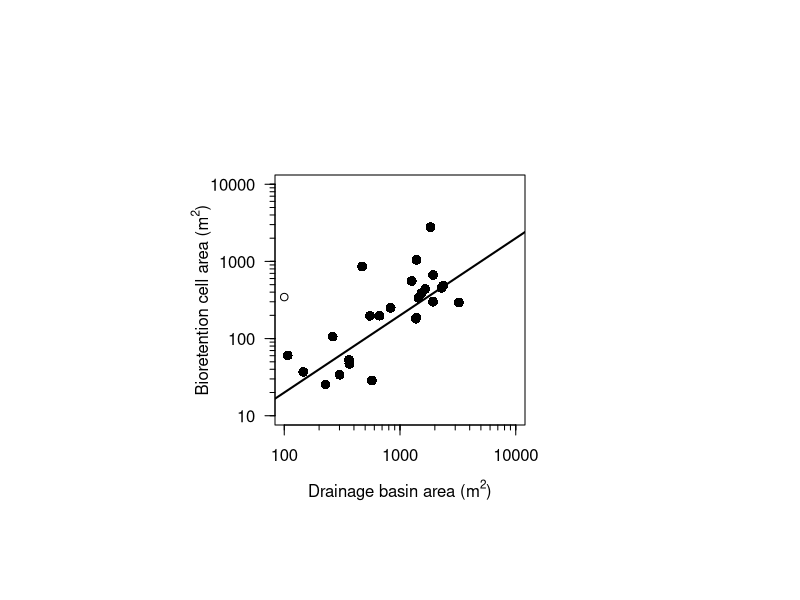

R code for this plot: (Note: this script raises an error after producing the figure.)
## ---- chunk 1
knitr::opts_chunk$set(echo = TRUE)

logaxis = function(minlog,maxlog,side){
  pow <- seq(minlog,maxlog,by=1)
  ticksat <- as.vector(sapply(pow, function(p) (1:10)*10^p))
  axis(side, 10^pow,las=1)
  axis(side, ticksat, labels=NA, tcl=-0.25, lwd=0, lwd.ticks=1)
}

library(lme4)
## ---- chunk 2
soilchem <- read.csv(file="soil_metal_NEW.csv")
soilchem$Cell_no <- factor(soilchem$Cell_no)
summary(soilchem)

#Outliers
soilchem[soilchem$Sample=="30a",'Zn'] <- NA
soilchem[soilchem$Sample=="12a",'Cu'] <- NA

cell <- read.csv(file="cell_data_NEW.csv")
cell$Location_name <- as.character(cell$Location_name)
summary(cell)

#Merge both datasets
fullsoil <- merge(soilchem,cell[,c(2:10)],by="Cell_no")
summary(fullsoil)

## ---- chunk 3
par(pin=c(2.5,2.5))
plot(Cell_area~Drain_area,data=cell,log="xy",ylim=c(10,10000),xlim=c(100,10000),xaxt="n",yaxt="n",
     xlab=expression("Drainage basin area (m"^2*")"),ylab=expression("Bioretention cell area (m"^2*")"),
     pch=16,cex=1.3)
logaxis(2,4,1)
logaxis(1,4,2)
abline(log10(1/5),1,lwd=2) #Ideal size of cell 1/5 the size of drain area
points(100,345,pch=21,cex=1) #Cell with no drainage area
#dev.copy(pdf,'cellsize.pdf')
#dev.off()
## ---- chunk 4
fullsoil$offAge <- ifelse(fullsoil$Depth=="0 to 10",fullsoil$Age+0.1,fullsoil$Age-0.1)
Cumod <- lmer(log10(Cu)~Age*Depth+log10(OM)+(1|Cell_no),data=fullsoil,REML=F)
Pbmod <- lmer(log10(Pb)~Age+Depth+log10(OM)+log10(OM):Age+(1|Cell_no),data=fullsoil,REML=F)
Znmod <- lmer(log10(Zn)~Age+Depth+log10(OM)+(1|Cell_no),data=fullsoil,REML=F)

xAge <- seq(0,7,length=50)
yCudep <- predict(Cumod,newdata=list(Age=xAge,Depth=rep("10 to 20",length(xAge)),
                                     OM=rep(median(fullsoil$OM,na.rm=T),length(xAge))),re.form=~0)
yCush <- predict(Cumod,newdata=list(Age=xAge,Depth=rep("0 to 10",length(xAge)),
                                     OM=rep(median(fullsoil$OM,na.rm=T),length(xAge))),re.form=~0)

yPbH <- predict(Pbmod,newdata=list(Age=xAge,Depth=rep("0 to 10",length(xAge)),
                                   OM=rep(80,length(xAge))),re.form=~0)
yPbL <- predict(Pbmod,newdata=list(Age=xAge,Depth=rep("0 to 10",length(xAge)),
                                   OM=rep(5,length(xAge))),re.form=~0)

yZnS <- predict(Znmod,newdata=list(Age=xAge,Depth=rep("0 to 10",length(xAge)),
                                   OM=rep(median(fullsoil$OM,na.rm=T),length(xAge))),re.form=~0)
yZnD <- predict(Znmod,newdata=list(Age=xAge,Depth=rep("10 to 20",length(xAge)),
                                   OM=rep(median(fullsoil$OM,na.rm=T),length(xAge))),re.form=~0)

  
pdf(file="cellmetal.pdf",height=5,width=3)

par(mfrow=c(3,1),oma=c(3,5,0,1),mar=c(0,0,2,0))
plot(Cu~offAge,data=fullsoil,log="y",yaxt="n",ylim=c(5,1000),xaxt="n",
     col=c("black","red")[Depth],pch=c(1,15)[Depth],cex=1.1)
lines(xAge,10^yCudep,col="red")
lines(xAge,10^yCush,col="black")
logaxis(0,3,2)
axis(1,labels=F)
mtext(expression("Soil Cu (mg kg"^-1*")"),2,line=3,cex=0.8)
mtext("a",2,line=-1,at=800,las=1)
legend("topright",legend=c("Surface (0-10 cm)","Deep (10-20 cm)"),pch=c(1,15),col=c("black","red"),cex=0.8,lty=1)

par(mar=c(1,0,1,0))
plot(Pb~offAge,data=fullsoil,log="y",yaxt="n",ylim=c(5,1000),xaxt="n",
     col=c("black","red")[Depth],pch=c(1,15)[Depth],cex=1.1)
logaxis(1,3,2)
axis(1,labels=F)
mtext(expression("Soil Pb (mg kg"^-1*")"),2,line=3,cex=0.8)
mtext("b",2,line=-1,at=800,las=1)
#lines(xAge,10^yPbL,lty=2)
lines(xAge,10^yPbH,lty=2)
text(5,200,"High OM")
#text(5.5,10,"Low OM")

par(mar=c(2,0,0,0))
plot(Zn~offAge,data=fullsoil,log="y",yaxt="n",ylim=c(10,1000),
     col=c("black","red")[Depth],pch=c(1,15)[Depth],cex=1.1)
logaxis(1,3,2)
mtext(expression("Soil Zn (mg kg"^-1*")"),2,line=3,cex=0.8)
mtext("Age (yr)",1,line=3,cex=0.8)
mtext("c",2,line=-1,at=800,las=1)
lines(xAge,10^yZnD,col="red")
lines(xAge,10^yZnS,col="black")


dev.off()
